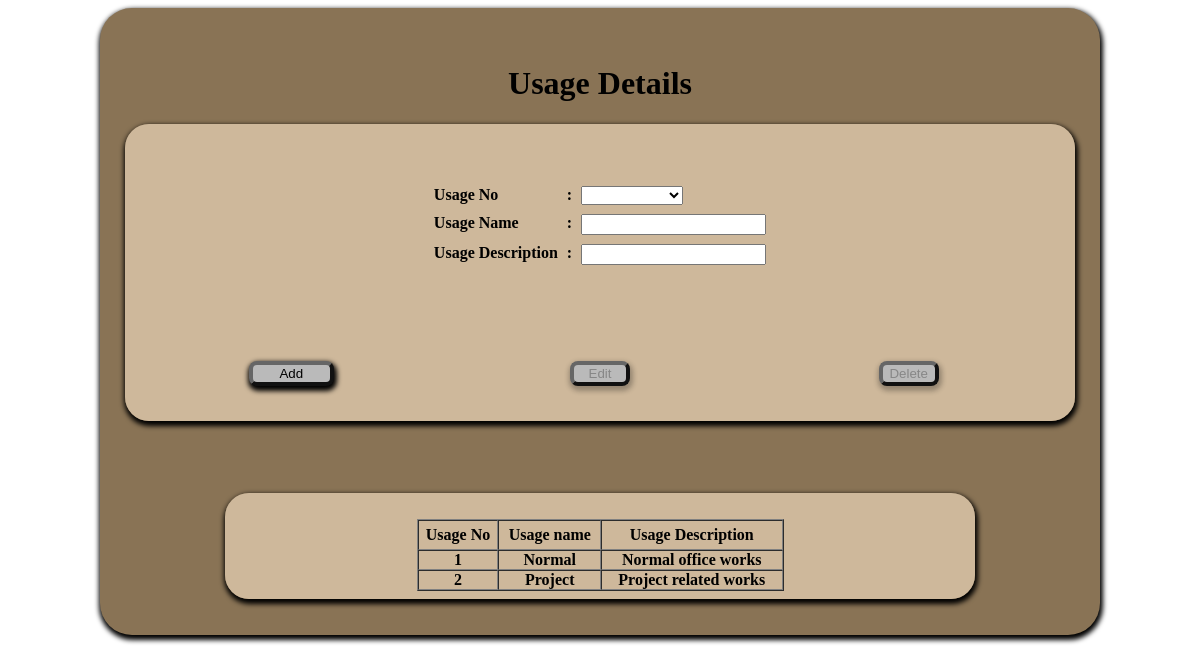
The page /usage_type.php on the database its author committed.
### tables this page shows
CREATE TABLE `pc_usage_dtls_tbl` (
  `usage_no` int(11) NOT NULL,
  `usg_descrip` varchar(100) NOT NULL,
  `usage_nm` varchar(10) NOT NULL
);

### phpfncs/Database.php (called while the page is built, shortened)
<?php
class DBOperations
{
private $ServerCon;
	public function Connect_to_DB($db)
	{
	$this->ServerCon = mysql_connect("localhost","root","");
	if (!$this->ServerCon)
		  {
		  die('Could not connect: ' . mysql_error());
		  }
	  else
		  {
			$this->DbCon =mysql_select_db('misaccdb', $this->ServerCon);
		  }
	}
	public function Exe_Qry($query)
	{
			$result = mysql_query($query, $this->ServerCon);
				if(!$result)
				{
					die('DB Error: ' . mysql_error(). " <br/>" .$query);
					echo '<script> alert ("'. mysql_error() .'"); </script>';
				}
				else
				{
					return $result;
				}
	}
}
?>

### usage_type.php (the view, shortened to what this page needs)
<!DOCTYPE html>
<html>
<head>
<link href="css/Css_file.css" rel="stylesheet" type="text/css">
<?php
require_once ("phpfncs/Database.php");
$db = new DBOperations("attend_db");
$butOp=false;
?>
</head>
	<body>
	<?php
	if (isset($_POST['txtusage_no']) && ($_POST['txtusage_no'] != "new")){
		$usage_no = $_POST['txtusage_no'];
	}else{
	}if (isset($_POST['txtusage_nm'])){
		$usage_nm = $_POST['txtusage_nm'];
	}else{
		$usage_nm = "";
	}if (isset($_POST['txtusg_descrip'])){
		$usg_descrip = $_POST['txtusg_descrip'];
	}else{
		$usg_descrip = "";
	}
?>
<div id="wrapp">
	<form name = "form1" method="post" action="" onSubmit="return validate_form(this);" class="plain">
<table align="center" class="searchResults">
		<table width="94%" height="297"  border="0" align="center" cellpadding="10" cellspacing="1" id="wrapped2">
		  <caption><h1>Usage Details</h1></caption>
				<tr>
					<th>
					<table align="center"  border="0" cellpadding="4" cellspacing="1" style="color:#000000">
                <div class="combobox">
				<tr>
					<th valign="top" scope="row"><div align="left">Usage No</div></th>
					<th valign="top">:</th>
							<td align="left">
							<select name = "txtusage_no" id = "txtusage_no" onchange = "document.form1.submit()">
			</td>
    </tr>
				</tr>
				</div>
				<tr>
					<th valign="top" scope="row"><div align="left">Usage Name</div></th>
					<th valign="top">:</th>
					<td align="left">
					<input name="txtusage_nm" id="txtusage_nm" type="text" value="<?php echo $usage_nm;?>"></td>
				</tr>
				<tr>
					<th valign="top" scope="row"><div align="left">Usage Description</div></th>
					<th valign="top">:</th>
					<td align="left">
					<input name="txtusg_descrip" id="txtusg_descrip" type="text" value="<?php echo $usg_descrip;?>"></td>
				</tr>
			<br/>
			<br/>
			<tr>
				<td class="tbrow" colspan="3" >
				<table width="100%" >
					<tr >
						<td class="tbrow" width="22%"> <div align="center"><font color="#FF33CC" size="1">
							<input name="btnadd" type="submit" id="btnadd" value="Add" <?php if ($butOp){echo 'disabled="disabled"';}?> ">
							</font></div>
						</td>
					<td class="tbrow" width="22%"> <div align="center"><font color="#FF33CC">
							<input name="btnEdit" type="submit" value="Edit"  <?php if ($butOp == false){echo 'disabled="disabled"';}?> class="button" style="width:60px;"/>
							</font></div>
						   <td class="tbrow" width="22%"> <div align="center"><font color="#FF33CC">
						   <input name="btndelete" id="btndelete" type="submit" value="Delete" class="button" <?php if ($butOp == false){echo 'disabled="disabled"';}?> style="width:60px;" />
							</font></div>
						</td>
				</tr>
				</table>
				</td>
			</tr>
<br/>
			<br/>
				<br/>
			<br/>
			<table id="wrapped" align="center" cellspacing="3" cellpadding="5" border="0">
			<tr>
				<th>
				<?php
					$result1=$db->Exe_Qry("SELECT * FROM pc_usage_dtls_tbl ORDER BY usage_no");
					if(mysql_num_rows($result1)>0){
					if ($myrow = mysql_fetch_array($result1)) {
					echo '<br>';
					echo '<table id = "table2" align="center" border="1" cellspacing="0" cellpadding="0" width=50% >'."\n";
					echo '<tr height="30">';
					echo '<td class="tbrow" ><div align="center">Usage No</td>';
					echo '<td class="tbrow" ><div align="center">Usage name</td>';
					echo '<td class="tbrow" ><div align="center">Usage Description</td>';
					echo "</tr>\n";
					do {
				?>
				<tr>
                	<td class="" ><?php echo $myrow['usage_no']; ?></td>
					<td class="" ><?php echo $myrow['usage_nm']; ?></td>
					<td class=""><?php echo $myrow['usg_descrip']; ?></td>
				<?php
					}
					while ($myrow = mysql_fetch_array($result1));
					echo '</table>';
					}
					}
					else{
						echo "No Result to Display";
					}
				?>
				</th>
			</table>
	<br />
	<br />
</body>
</html>

### css/Css_file.css (style rules this page uses)
Caption { color:#000000; white-space:nowrap; }
#wrapp { width:1000px; margin:auto; background:#897355; box-shadow:1px 3px 5px 2px; border-radius:2em; }
input[type="submit"],#browse,#start-upload,.butt { background:#bababa; border-radius: 8px; border-color:#666666; border-width:4px; width:85px; box-shadow:1px 3px 5px 2px; }
#wrapped { background:url(../images/inbg5.png); margin:auto; width:750px; box-shadow:1px 3px 5px 2px; border-radius:1.5em; }
#wrapped2 { background:url(../images/inbg5.png); margin:auto; width:95%; box-shadow:1px 3px 5px 2px; border-radius:1.5em; }
th, td { font-weight:bolder; vertical-align:central; color:#000; font-size:16px; }

### rows shown on the page
pc_usage_dtls_tbl: usage_no "1", usage_nm "Normal", usg_descrip "Normal office works"
pc_usage_dtls_tbl: usage_no "2", usage_nm "Project", usg_descrip "Project related works"
